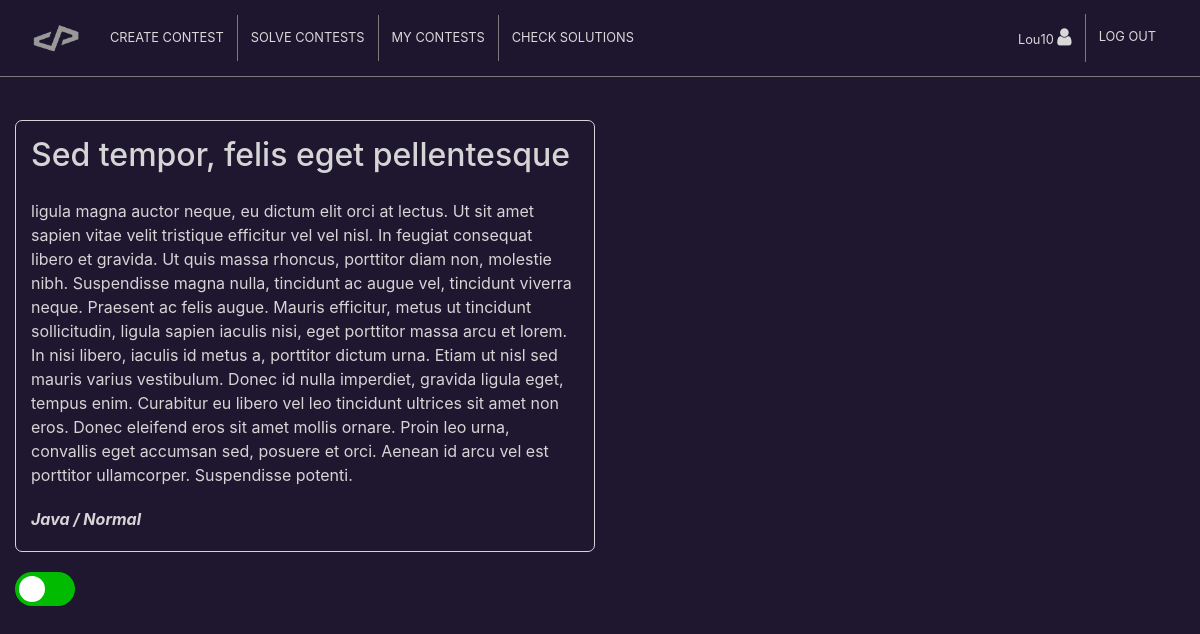
The page /solutions.php?c=10 (signed in) on the database its author committed.
### tables this page shows
CREATE TABLE IF NOT EXISTS `contests` (
  `id_contest` int(9) NOT NULL AUTO_INCREMENT,
  `title` varchar(40) NOT NULL,
  `description` varchar(1024) DEFAULT NULL,
  `language` varchar(15) NOT NULL,
  `difficulty` varchar(6) NOT NULL,
  `isclosed` tinyint(1) NOT NULL,
  `id_user` int(9) NOT NULL,
  PRIMARY KEY (`id_contest`),
  KEY `id_user` (`id_user`)
);

### assets/php/solutions_p.php (the view, shortened to what this page needs)
<?php
function showUserContest($connection, $idUser, $idContest)
{
	$sql = "SELECT *
			FROM contests
			WHERE id_user = $idUser AND id_contest = $idContest";
	$result = mysqli_query($connection, $sql) or die(mysqli_error($connection));
	$record = mysqli_fetch_array($result, MYSQLI_ASSOC);
	$isclosed = $record['isclosed'] == 1 ? "checked" : "";
	echo "		<div id=\"sorted-contest-descript\" class=\"description\">
					<h1>{$record['title']}</h1>
					<p>{$record['description']}</p>
					<p>{$record['language']} / {$record['difficulty']}</p>
					<p id=\"contest-id\" hidden>{$record['id_contest']}</p>
				</div>
				<label class=\"switch\">
  				<input type=\"checkbox\" {$isclosed} id=\"isclosed-cb\">
 			 	<span class=\"slider round\"></span>
				</label>
			";
	return true;
}

### assets/css/styles.css (style rules this page uses)
body { background-color: #1f1730; padding: 100px 0 30px 0; }
p { color: #d5d5d5; margin: 0; padding: 0; }
.description { color: #d5d5d5; width: 100%; padding: 15px 15px 0 15px; border: 1px solid #d5d5d5; border-radius: 7px; font-size: 1em; margin-bottom: 20px; overflow: auto; max-height: 600px; }
.description h1 { font-size: 2em; margin-bottom: 25px; }
.description p { margin-bottom: 20px; }
.description p+p { font-style: italic; font-weight: 700; }
.switch { position: relative; display: inline-block; width: 60px; height: 34px; }
.slider { position: absolute; cursor: pointer; top: 0; left: 0; right: 0; bottom: 0; background-color: #0b0; -webkit-transition: .4s; transition: .4s; }
.slider:before { position: absolute; content: ""; height: 26px; width: 26px; left: 4px; bottom: 4px; background-color: #fff; -webkit-transition: .4s; transition: .4s; }
.slider.round { border-radius: 34px; }
.slider.round:before { border-radius: 50%; }

### rows shown on the page
contests: title "Sed tempor, felis eget pellentesque", description "ligula magna auctor neque, eu dictum elit orci at lectus. Ut sit amet sapien vitae velit tristique efficitur vel vel nisl. In feugiat consequat libero et gravida. Ut quis massa rhoncus, porttitor diam non, molestie nibh. Suspendisse magna nulla, tincidunt ac augue vel, tincidunt viverra neque. Praesent ac felis augue. Mauris efficitur, metus ut tincidunt sollicitudin, ligula sapien iaculis nisi, eget porttitor massa arcu et lorem. In nisi libero, iaculis id metus a, porttitor dictum urna. Etiam ut nisl sed mauris varius vestibulum. Donec id nulla imperdiet, gravida ligula eget, tempus enim. Curabitur eu libero vel leo tincidunt ultrices sit amet non eros. Donec eleifend eros sit amet mollis…", language "Java", difficulty "Normal"

### other values the page prints
$_SESSION['username'] "Lou10"
